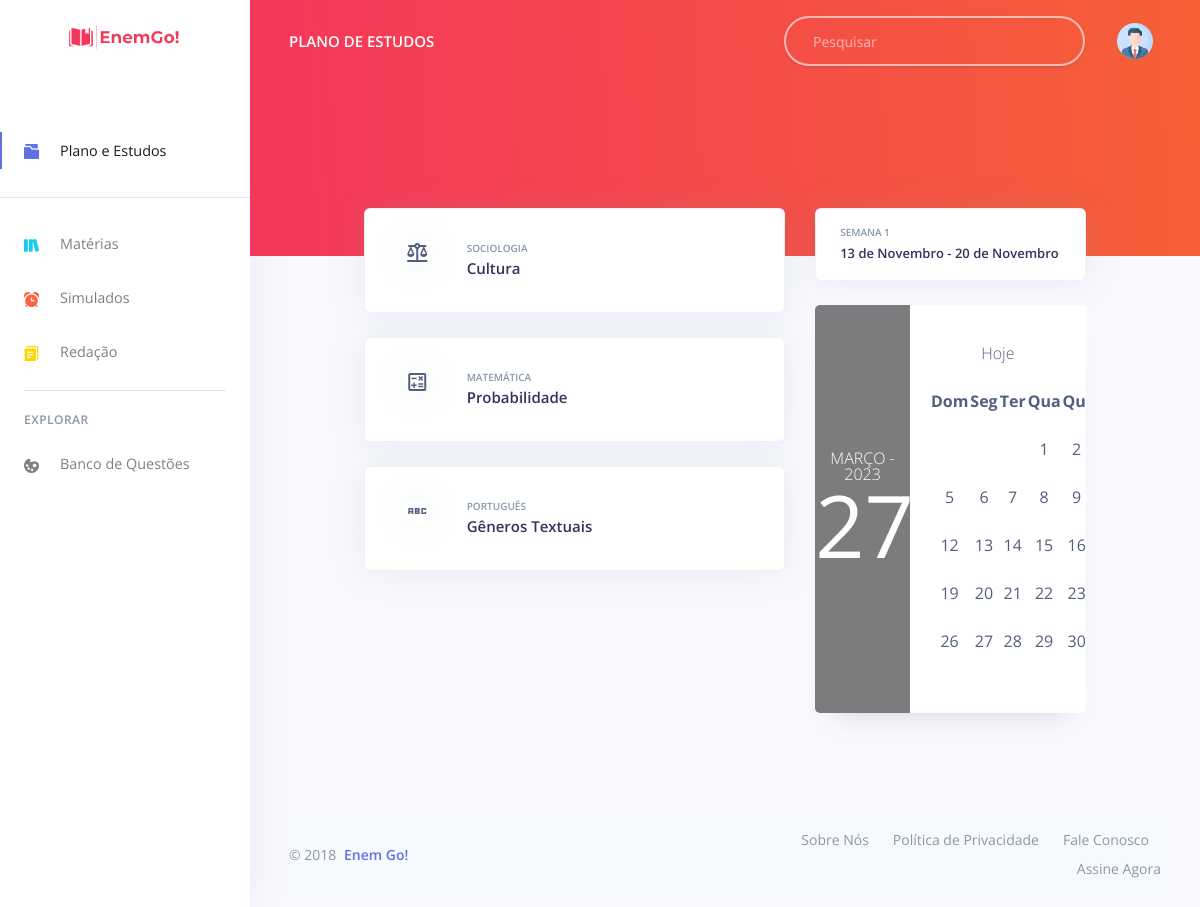
The app's page /examples/plano_estudos.php with its own data.
### tables this page shows
CREATE TABLE `tb_planoestudos` (
  `ID` int(5) NOT NULL,
  `DATA` varchar(10) NOT NULL,
  `MATERIA` varchar(25) NOT NULL,
  `TOPICO` varchar(100) NOT NULL,
  `VIDEO` varchar(250) NOT NULL,
  `FOTO_PROF` varchar(250) NOT NULL,
  `NOME_PROF` varchar(50) NOT NULL,
  `PDF` varchar(250) NOT NULL,
  `QUANT_EXER` varchar(5) NOT NULL,
  `ICONE` varchar(20) NOT NULL,
  `PLANO` varchar(20) NOT NULL
);

### examples/plano_estudos.php (the view, shortened to what this page needs)
<?php
include_once("config.php");
$result = mysqli_query($mysqli, "SELECT * FROM tb_planoestudos");
?>
<!DOCTYPE html>
<html lang="en">
<head>
  <link href="../assets/js/plugins/nucleo/css/nucleo.css" rel="stylesheet" />
  <link href="../assets/css/argon-dashboard.css?v=1.1.2" rel="stylesheet" />
  <link rel="stylesheet" href="../css/style.css">
</head>
<body class="">
  <nav class="navbar navbar-vertical fixed-left navbar-expand-md navbar-light bg-white" id="sidenav-main">
    <div class="container-fluid">
      <a class="navbar-brand pt-0" href="materias.php">
        <img src="../assets/img/logo-enemgo3.png" class="navbar-brand-img" alt="...">
      </a>
      <div class="collapse navbar-collapse" id="sidenav-collapse-main">
        <?php
              include "plano.php";
              ?>
        <hr class="my-3">
        <h6 class="navbar-heading text-muted">Explorar</h6>
        <ul class="navbar-nav mb-md-3">
          <li class="nav-item">
            <a class="nav-link" href="banco_questoes_mat.php?id=1">
              <i class="ni ni-palette"></i> Banco de Questões
            </a>
          </li>
        </ul>
      </div>
    </div>
  </nav>
  <div class="main-content">
    <nav class="navbar navbar-top navbar-expand-md navbar-dark" id="navbar-main">
      <div class="container-fluid">
        <a class="h4 mb-0 text-white text-uppercase d-none d-lg-inline-block" href="./plano_estudos.php">Plano de
          Estudos</a>
        <form class="navbar-search navbar-search-dark form-inline mr-3 d-none d-md-flex ml-lg-auto">
          <div class="form-group mb-0">
            <div class="input-group input-group-alternative">
              <div class="input-group-prepend">
                <span class="input-group-text"><i class="fas fa-search"></i></span>
              </div>
              <input class="form-control" placeholder="Pesquisar" type="text" id="search">
            </div>
          </div>
        </form>
        <ul class="navbar-nav align-items-center d-none d-md-flex">
          <li class="nav-item dropdown">
            <a class="nav-link pr-0" href="#" role="button" data-toggle="dropdown" aria-haspopup="true"
              aria-expanded="false">
              <div class="media align-items-center">
                <?php
              include "../components/nome_usuario.php";
              ?>
              </div>
            </a>
          </li>
        </ul>
      </div>
    </nav>
    <div class="header bg-gradient-primary pb-8 pt-5 pt-md-8">
    </div>
    <div class="container-fluid mt--7">
      <div class="row mt-5">
        <div class="col-xl-1"></div>
        <div class="col-xl-6 mb-5 mb-xl-0">
          <?php
        while ($res = mysqli_fetch_array($result)) { ?>
          <a href="direcionamento_plano.php?id=<?php echo $res['ID'] ?>" style="color: #525f7f;">
            <div class="card card-stats mb-4 mb-xl-0 shadow p-3 bg-body rounded ">
              <div class="card-body">
                <div class="row">
                  <div class="col-md-2">
                    <div class="icon icon-shape icon-lg bg-gradient shadow text-center border-radius-lg">
                      <span class="material-symbols-outlined text">
                      </span>
                    </div>
                  </div>
                  <div class="col-md-6">
                    <h5 class=" h6 card-title text-uppercase text-muted mb-0">
                      <?php echo $res['MATERIA'] ?>
                    </h5>
                    <span class="h4 font-weight-bold mb-0">
                      <?php echo $res['TOPICO'] ?>
                    </span>
                  </div>
                </div>
              </div>
            </div>
          </a>
          <br>
          <?php } ?>
        </div>
        <div class="col-xl-4">
          <div class="card card-stats mb-4 mb-xl-0 shadow bg-body rounded">
            <div class="card-body">
              <div class="row">
                <div class="col">
                  <h5 class=" h6 card-title text-uppercase text-muted mb-0">Semana 1</h5>
                  <span class="h5 font-weight-bold mb-0">13 de Novembro - 20 de Novembro</span>
                </div>
              </div>
            </div>
          </div>
          <br>
          <section class="ftco-section">
            <div class="container">
              <div class="row">
                <div class="col-md-12">
                  <div class="elegant-calencar d-md-flex">
                    <div class="wrap-header d-flex align-items-center img" style="background-color: transparent;">
                      <div id="header" class="p-0">
                        <div class="head-info" style="font-size: 0.6rem;">
                          <div class="head-month"></div>
                          <div class="head-day"></div>
                        </div>
                      </div>
                    </div>
                    <div class="calendar-wrap">
                      <div class="w-100 button-wrap">
                        <div class="pre-button d-flex align-items-center justify-content-center"></div>
                        <p id="reset" class="d-inline">Hoje</p>
                        <div class="next-button d-flex align-items-center justify-content-center"></div>
                      </div>
                      <table id="calendar">
                        <thead>
                          <tr>
                            <th>Dom</th>
                            <th>Seg</th>
                            <th>Ter</th>
                            <th>Qua</th>
                            <th>Qui</th>
                          </tr>
                        </thead>
                        <tbody>
                          <tr>
                            <td></td>
                            <td></td>
                            <td></td>
                            <td></td>
                            <td></td>
                          </tr>
                          <tr>
                            <td></td>
                            <td></td>
                            <td></td>
                            <td></td>
                            <td></td>
                          </tr>
                          <tr>
                            <td></td>
                            <td></td>
                            <td></td>
                            <td></td>
                            <td></td>
                          </tr>
                          <tr>
                            <td></td>
                            <td></td>
                            <td></td>
                            <td></td>
                            <td></td>
                          </tr>
                          <tr>
                            <td></td>
                            <td></td>
                            <td></td>
                            <td></td>
                            <td></td>
                          </tr>
                          <tr>
                            <td></td>
                            <td></td>
                            <td></td>
                            <td></td>
                            <td></td>
                          </tr>
                        </tbody>
                      </table>
                    </div>
                  </div>
                </div>
              </div>
            </div>
          </section>
        </div>
        <div class="col-xl-1"></div>
      </div>
      <footer class="footer">
        <div class="row align-items-center justify-content-xl-between">
          <div class="col-xl-6">
            <div class="copyright text-center text-xl-left text-muted">
              &copy; 2018 <a href="plano_estudos.php" class="font-weight-bold ml-1" target="_blank">Enem Go!</a>
            </div>
          </div>
          <div class="col-xl-6">
            <ul class="nav nav-footer justify-content-center justify-content-xl-end">
              <li class="nav-item">
                <a href="#" class="nav-link" target="_blank">Sobre Nós</a>
              </li>
              <li class="nav-item">
                <a href="#" class="nav-link" target="_blank">Política de Privacidade</a>
              </li>
              <li class="nav-item">
                <a href="#" class="nav-link" target="_blank">Fale Conosco</a>
              </li>
              <li class="nav-item">
                <a href="#" class="nav-link" target="_blank">Assine Agora</a>
              </li>
            </ul>
          </div>
        </div>
      </footer>
      <br>
    </div>
  </div>
</body>
</html>

### css/style.css (style rules this page uses)
*, *::before, *::after { -webkit-box-sizing: border-box; box-sizing: border-box; }
html { line-height: 1.15; -webkit-text-size-adjust: 100%; -webkit-tap-highlight-color: rgba(0, 0, 0, 0); }
article, aside, figcaption, figure, footer, header, hgroup, main, nav, section { display: block; }
hr { -webkit-box-sizing: content-box; box-sizing: content-box; height: 0; overflow: visible; }
p { margin-top: 0; }
ol, ul, dl { margin-top: 0; margin-bottom: 1rem; }
img { vertical-align: middle; border-style: none; }
table { border-collapse: collapse; }
th { text-align: inherit; }
input, button, select, optgroup, textarea { margin: 0; font-family: inherit; font-size: inherit; line-height: inherit; }
button, input { overflow: visible; }
.container { width: 100%; padding-right: 0px; padding-left: 0px; margin-right: auto; margin-left: auto; }
.img { background-size: cover; background-repeat: no-repeat; background-position: center center; }
.elegant-calencar { max-width: 700px; text-align: center; position: relative; margin: 0 auto; overflow: hidden; border-radius: 5px; -webkit-box-shadow: 0px 19px 27px -20px rgba(0, 0, 0, 0.16); -moz-box-shadow: 0px 19px 27px -20px rgba(0, 0, 0, 0.16); box-shadow: 0px 19px 27px -20px rgba(0, 0, 0, 0.16); }
.wrap-header { position: relative; width: 35%; z-index: 0; }
.wrap-header:after { position: absolute; top: 0; left: 0; right: 0; bottom: 0; content: ''; background: #000; opacity: .5; z-index: -1; }
#header { width: 100%; position: relative; }
.pre-button { left: 5px; }
.next-button { right: 5px; }
.button-wrap { position: relative; padding: 10px 0; }
.button-wrap .pre-button, .button-wrap .next-button { cursor: pointer; width: 1em; height: 1em; line-height: 1em; border-radius: 50%; position: absolute; top: 0; font-size: 18px; }
.button-wrap .pre-button { left: 20px; }
.button-wrap .next-button { right: 20px; }
.head-day { font-size: 9em; line-height: 1; color: #fff; }
.head-month { font-size: 2em; line-height: 1; color: #fff; font-size: 16px; text-transform: uppercase; font-weight: 300; }
.calendar-wrap { width: 65%; background: #fff; padding: 40px 20px 20px 20px; }
#calendar { width: 100%; }
#calendar tr { height: 3em; }

### examples/plano_estudos.php (style rules this page uses)
.bg-gradient-primary { background: linear-gradient(87deg, #f5365c 0, #f56036 100%) !important; }
.icon { width: 0rem; height: 0rem; }
.calendar-wrap { width: 65%; background: rgb(255, 255, 255); padding: 25px 20px 0px 20px; }
.footer { padding: 0rem; margin-top: 7rem; }

### records on screen
tb_planoestudos: MATERIA "SOCIOLOGIA", TOPICO "Cultura"
tb_planoestudos: MATERIA "MATEMÁTICA", TOPICO "Probabilidade"
tb_planoestudos: MATERIA "PORTUGUÊS", TOPICO "Gêneros Textuais"
